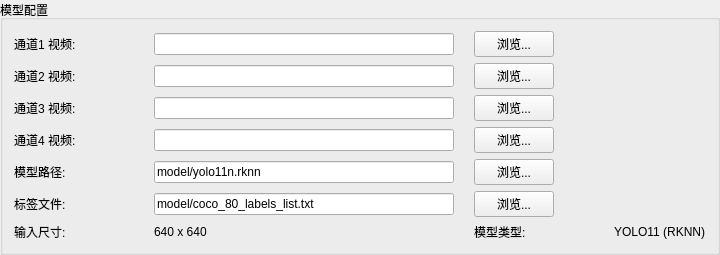
                                <widget class="QGroupBox" name="grpModelInfo">
                                    <property name="title">
                                        <string>模型配置</string>
                                    </property>
                                    <layout class="QGridLayout" name="gridLayout_model">
                                        <property name="horizontalSpacing">
                                            <number>20</number>
                                        </property>
                                        <property name="verticalSpacing">
                                            <number>6</number>
                                        </property>
                                        <item row="0" column="0">
                                            <widget class="QLabel" name="labCh1">
                                                <property name="text">
                                                    <string>通道1 视频:</string>
                                                </property>
                                                <property name="minimumSize">
                                                    <size>
                                                        <width>120</width>
                                                        <height>0</height>
                                                    </size>
                                                </property>
                                            </widget>
                                        </item>
                                        <item row="0" column="1">
                                            <widget class="QLineEdit" name="lineEditCh1">
                                                <property name="text">
                                                    <string />
                                                </property>
                                                <property name="minimumSize">
                                                    <size>
                                                        <width>300</width>
                                                        <height>0</height>
                                                    </size>
                                                </property>
                                            </widget>
                                        </item>
                                        <item row="0" column="2">
                                            <widget class="QPushButton" name="btnBrowseCh1">
                                                <property name="text">
                                                    <string>浏览...</string>
                                                </property>
                                                <property name="minimumSize">
                                                    <size>
                                                        <width>80</width>
                                                        <height>0</height>
                                                    </size>
                                                </property>
                                                <property name="maximumSize">
                                                    <size>
                                                        <width>80</width>
                                                        <height>16777215</height>
                                                    </size>
                                                </property>
                                            </widget>
                                        </item>
                                        <item row="1" column="0">
                                            <widget class="QLabel" name="labCh2">
                                                <property name="text">
                                                    <string>通道2 视频:</string>
                                                </property>
                                                <property name="minimumSize">
                                                    <size>
                                                        <width>120</width>
                                                        <height>0</height>
                                                    </size>
                                                </property>
                                            </widget>
                                        </item>
                                        <item row="1" column="1">
                                            <widget class="QLineEdit" name="lineEditCh2">
                                                <property name="text">
                                                    <string />
                                                </property>
                                                <property name="minimumSize">
                                                    <size>
                                                        <width>300</width>
                                                        <height>0</height>
                                                    </size>
                                                </property>
                                            </widget>
                                        </item>
                                        <item row="1" column="2">
                                            <widget class="QPushButton" name="btnBrowseCh2">
                                                <property name="text">
                                                    <string>浏览...</string>
                                                </property>
                                                <property name="minimumSize">
                                                    <size>
                                                        <width>80</width>
                                                        <height>0</height>
                                                    </size>
                                                </property>
                                                <property name="maximumSize">
                                                    <size>
                                                        <width>80</width>
                                                        <height>16777215</height>
                                                    </size>
                                                </property>
                                            </widget>
                                        </item>
                                        <item row="2" column="0">
                                            <widget class="QLabel" name="labCh3">
                                                <property name="text">
                                                    <string>通道3 视频:</string>
                                                </property>
                                                <property name="minimumSize">
                                                    <size>
                                                        <width>120</width>
                                                        <height>0</height>
                                                    </size>
                                                </property>
                                            </widget>
                                        </item>
                                        <item row="2" column="1">
                                            <widget class="QLineEdit" name="lineEditCh3">
                                                <property name="text">
                                                    <string />
                                                </property>
                                                <property name="minimumSize">
                                                    <size>
                                                        <width>300</width>
                                                        <height>0</height>
                                                    </size>
                                                </property>
                                            </widget>
                                        </item>
                                        <item row="2" column="2">
                                            <widget class="QPushButton" name="btnBrowseCh3">
                                                <property name="text">
                                                    <string>浏览...</string>
                                                </property>
                                                <property name="minimumSize">
                                                    <size>
                                                        <width>80</width>
                                                        <height>0</height>
                                                    </size>
                                                </property>
                                                <property name="maximumSize">
                                                    <size>
                                                        <width>80</width>
                                                        <height>16777215</height>
                                                    </size>
                                                </property>
                                            </widget>
                                        </item>
                                        <item row="3" column="0">
                                            <widget class="QLabel" name="labCh4">
                                                <property name="text">
                                                    <string>通道4 视频:</string>
                                                </property>
                                                <property name="minimumSize">
                                                    <size>
                                                        <width>120</width>
                                                        <height>0</height>
                                                    </size>
                                                </property>
                                            </widget>
                                        </item>
                                        <item row="3" column="1">
                                            <widget class="QLineEdit" name="lineEditCh4">
                                                <property name="text">
                                                    <string />
                                                </property>
                                                <property name="minimumSize">
                                                    <size>
                                                        <width>300</width>
                                                        <height>0</height>
                                                    </size>
                                                </property>
                                            </widget>
                                        </item>
                                        <item row="3" column="2">
                                            <widget class="QPushButton" name="btnBrowseCh4">
                                                <property name="text">
                                                    <string>浏览...</string>
                                                </property>
                                                <property name="minimumSize">
                                                    <size>
                                                        <width>80</width>
                                                        <height>0</height>
                                                    </size>
                                                </property>
                                                <property name="maximumSize">
                                                    <size>
                                                        <width>80</width>
                                                        <height>16777215</height>
                                                    </size>
                                                </property>
                                            </widget>
                                        </item>
                                        <item row="4" column="0">
                                            <widget class="QLabel" name="labModelPath">
                                                <property name="text">
                                                    <string>模型路径:</string>
                                                </property>
                                                <property name="minimumSize">
                                                    <size>
                                                        <width>120</width>
                                                        <height>0</height>
                                                    </size>
                                                </property>
                                            </widget>
                                        </item>
                                        <item row="4" column="1">
                                            <widget class="QLineEdit" name="lineEditModelPath">
                                                <property name="text">
                                                    <string>model/yolo11n.rknn</string>
                                                </property>
                                                <property name="minimumSize">
                                                    <size>
                                                        <width>300</width>
                                                        <height>0</height>
                                                    </size>
                                                </property>
                                            </widget>
                                        </item>
                                        <item row="4" column="2">
                                            <widget class="QPushButton" name="btnBrowseModel">
                                                <property name="text">
                                                    <string>浏览...</string>
                                                </property>
                                                <property name="minimumSize">
                                                    <size>
                                                        <width>80</width>
                                                        <height>0</height>
                                                    </size>
                                                </property>
                                                <property name="maximumSize">
                                                    <size>
                                                        <width>80</width>
                                                        <height>16777215</height>
                                                    </size>
                                                </property>
                                            </widget>
                                        </item>
                                        <item row="5" column="0">
                                            <widget class="QLabel" name="labLabelPath">
                                                <property name="text">
                                                    <string>标签文件:</string>
                                                </property>
                                                <property name="minimumSize">
                                                    <size>
                                                        <width>120</width>
                                                        <height>0</height>
                                                    </size>
                                                </property>
                                            </widget>
                                        </item>
                                        <item row="5" column="1">
                                            <widget class="QLineEdit" name="lineEditLabelPath">
                                                <property name="text">
                                                    <string>model/coco_80_labels_list.txt</string>
                                                </property>
                                                <property name="minimumSize">
                                                    <size>
                                                        <width>300</width>
                                                        <height>0</height>
                                                    </size>
                                                </property>
                                            </widget>
                                        </item>
                                        <item row="5" column="2">
                                            <widget class="QPushButton" name="btnBrowseLabel">
                                                <property name="text">
                                                    <string>浏览...</string>
                                                </property>
                                                <property name="minimumSize">
                                                    <size>
                                                        <width>80</width>
                                                        <height>0</height>
                                                    </size>
                                                </property>
                                                <property name="maximumSize">
                                                    <size>
                                                        <width>80</width>
                                                        <height>16777215</height>
                                                    </size>
                                                </property>
                                            </widget>
                                        </item>
                                        <item row="6" column="0">
                                            <widget class="QLabel" name="labInputSize">
                                                <property name="text">
                                                    <string>输入尺寸:</string>
                                                </property>
                                                <property name="minimumSize">
                                                    <size>
                                                        <width>120</width>
                                                        <height>0</height>
                                                    </size>
                                                </property>
                                            </widget>
                                        </item>
                                        <item row="6" column="1">
                                            <widget class="QLabel" name="labInputSizeVal">
                                                <property name="text">
                                                    <string>640 x 640</string>
                                                </property>
                                            </widget>
                                        </item>
                                        <item row="6" column="2">
                                            <widget class="QLabel" name="labModelType">
                                                <property name="text">
                                                    <string>模型类型:</string>
                                                </property>
                                                <property name="minimumSize">
                                                    <size>
                                                        <width>120</width>
                                                        <height>0</height>
                                                    </size>
                                                </property>
                                            </widget>
                                        </item>
                                        <item row="6" column="3">
                                            <widget class="QLabel" name="labModelTypeVal">
                                                <property name="text">
                                                    <string>YOLO11 (RKNN)</string>
                                                </property>
                                            </widget>
                                        </item>
                                    </layout>
                                </widget>
